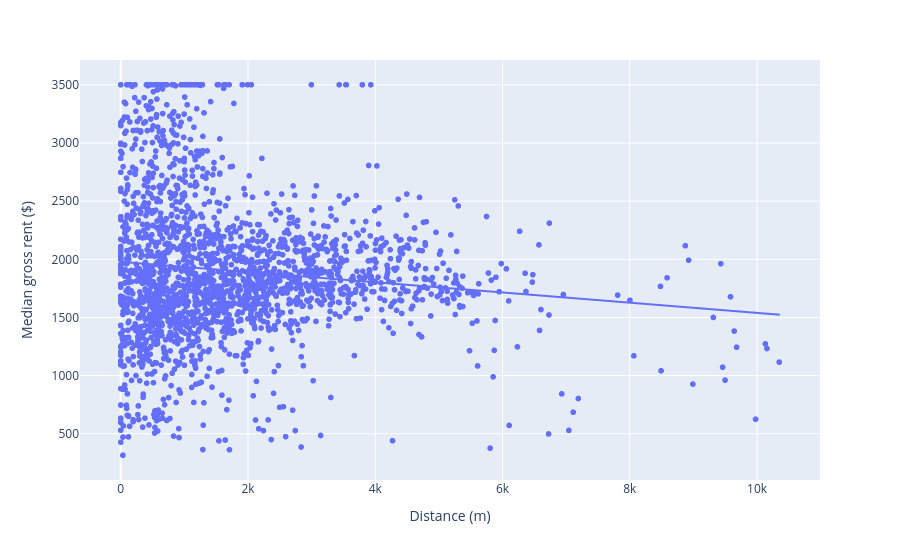

The cell this chart's notebook holds for it:
### Code cell
# let's make a scatter plot and calculate an R correlation to see if there is a relationship
# between median rent and distance to the nearest pool

chart = merged[merged.median_gross_rent > 0]
mean_dist = chart["dist"].mean()
R = chart["dist"].corr(chart["median_gross_rent"])

fig = px.scatter(
    chart,
    x="dist",
    y="median_gross_rent",
    trendline="ols",
    labels={"dist": "Distance (m)", "median_gross_rent": "Median gross rent ($)"}
)
display(f"Average distance to a pool: {mean_dist:,.0f} meters")
display(f"Pearson R correlation between median rent and distance to a public pool: {R:.4}")
fig.show()

### Figure 1 — Plotly figure (JSON) as saved in the notebook; plotly's stock layout.template omitted (floating-point values rounded to 4 significant figures; data arrays with more than 128 entries replaced by an {"elided": "..."} marker saying what was removed)
{"data": [{"hovertemplate": "Distance (m)=%{x}<br>Median gross rent ($)=%{y}<extra></extra>", "legendgroup": "", "marker": {"color": "#636efa", "symbol": "circle"}, "mode": "markers", "name": "", "showlegend": false, "type": "scattergl", "x": {"elided": "2211 float values"}, "xaxis": "x", "y": {"elided": "2211 float values"}, "yaxis": "y"}, {"hovertemplate": "<b>OLS trendline</b><br>median_gross_rent = -0.043934 * dist + 1978.46<br>R<sup>2</sup>=0.013204<br><br>Distance (m)=%{x}<br>Median gross rent ($)=%{y} <b>(trend)</b><extra></extra>", "legendgroup": "", "marker": {"color": "#636efa", "symbol": "circle"}, "mode": "lines", "name": "", "showlegend": false, "type": "scattergl", "x": {"elided": "2211 float values"}, "xaxis": "x", "y": {"elided": "2211 float values"}, "yaxis": "y"}], "layout": {"legend": {"tracegroupgap": 0}, "margin": {"t": 60}, "xaxis": {"anchor": "y", "domain": [0, 1], "title": {"text": "Distance (m)"}}, "yaxis": {"anchor": "x", "domain": [0, 1], "title": {"text": "Median gross rent ($)"}}}}
